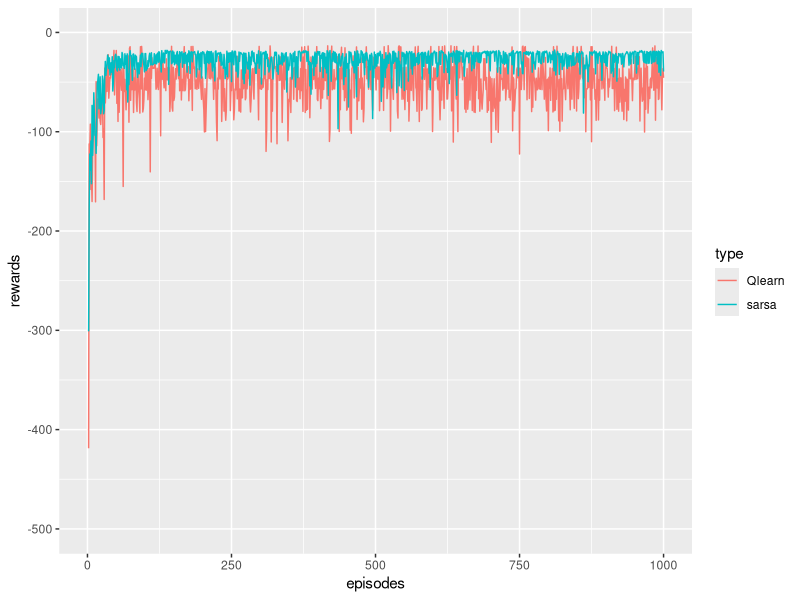

This chart was generated by the following R code:
#cliff walking example for both Qlearning and SASAR
# world height
WORLD_HEIGHT = 4

# world width
WORLD_WIDTH = 12

# probability for exploration
EPSILON = 0.1

# step size
ALPHA = 0.5

# gamma for Q-Learning and Expected Sarsa
GAMMA = 1

# all possible actions
ACTION_UP = 1
ACTION_DOWN = 2
ACTION_LEFT = 3
ACTION_RIGHT = 4
ACTIONS = c(ACTION_UP, ACTION_DOWN, ACTION_LEFT, ACTION_RIGHT)
# initial state action pair values
START = c(4, 1)
GOAL = c(4, 12)
step <- function(state,action){
  i=state[1]
  j=state[2]
  if(action==ACTION_UP){
    next_state = c(max(i - 1, 1), j)
  } else if(action == ACTION_LEFT){
    next_state = c(i, max(j - 1, 1))
  } else if(action == ACTION_RIGHT){
    next_state = c(i, min(j + 1, WORLD_WIDTH))
  } else if(action == ACTION_DOWN){
    next_state = c(min(i + 1, WORLD_HEIGHT), j)
  } else {
    print('invalid action values')
  }
  reward=-1
  if((action == ACTION_DOWN & i == 3 & j>1 &j< 12) |
     (action == ACTION_RIGHT & state[1] == START[1]&state[2] == START[2])){
    reward=-100;
    next_state=START
  }
  return(list(next_state=next_state,
              reward=reward))
}
# choose an action based on epsilon greedy algorithm
choose_action <- function(state, q_value){
  if(rbinom(1,1,prob=EPSILON)==1){
    return(sample(x=ACTIONS,size=1))
  } else{
    values_ = q_value[state[1], state[2],]
    return(ifelse(sum(values_==max(values_))>1,
                  sample(x=ACTIONS[values_==max(values_)],size = 1),
                  ACTIONS[values_==max(values_)]))
  }
}
#test with an example
state=c(3,2)
q_value=sample(1:24,WORLD_HEIGHT*WORLD_WIDTH*length(ACTIONS),replace = T)
dim(q_value)=c(WORLD_HEIGHT,WORLD_WIDTH,length(ACTIONS))
action_choose <- NULL
for (i in 1:1000) {
  action_choose <- c(action_choose,
                     choose_action(state,q_value))
}
table(action_choose)/1000#appears correct with several sample test
# an episode with Sarsa
# @q_value: values for state action pair, will be updated
# @expected: if True, will use expected Sarsa algorithm
# @step_size: step size for updating
# @return: total rewards within this episode
sarsa <- function(q_value, expected=FALSE, step_size=ALPHA){
  state = START
  action = choose_action(state, q_value)
  rewards = 0.0
  while (state[1]!=GOAL[1]|state[2]!=GOAL[2]) {
    next_state = step(state, action)$next_state
    reward =  step(state, action)$reward
    next_action = choose_action(next_state, q_value)
    rewards = rewards + reward
    if(!expected){
      target = q_value[next_state[1], next_state[2], next_action]
    } else{
      # calculate the expected value of new state
      target = 0.0
      q_next = q_value[next_state[1], next_state[2], ]
      best_actions = ACTIONS[q_next == max(q_next)]
      for (action in ACTIONS) {
        if(action %in% best_actions){
          target = target + ((1.0 - EPSILON) / length(best_actions) + EPSILON / length(ACTIONS)) * q_value[next_state[1], next_state[2], action]
        }else{
          target = target + EPSILON / length(ACTIONS) * q_value[next_state[1], next_state[2], action]
        }
      }
    }
    target = target*GAMMA
    q_value[state[1], state[2], action] = q_value[state[1], state[2], action] +
      step_size * (reward + target - q_value[state[1], state[2], action])
    state = next_state
    action = next_action
  }
  return(list(rewards=rewards,q_value=q_value))
}
# an episode with Q-Learning
# @q_value: values for state action pair, will be updated
# @step_size: step size for updating
# @return: total rewards within this episode
q_learning <- function(q_value, step_size=ALPHA){
  state = START
  rewards = 0.0
  while (state[1]!=GOAL[1]|state[2]!=GOAL[2]) {
    action = choose_action(state, q_value)
    next_state = step(state, action)$next_state;
    reward = step(state, action)$reward;
    rewards = rewards + reward;
    # Q-Learning update
    q_value[state[1], state[2], action] = q_value[state[1], state[2], action] +
      step_size * (reward + GAMMA * 
                     max(q_value[next_state[1],next_state[2], ]) -
        q_value[state[1], state[2], action])
    state = next_state
  }
  return(list(rewards=rewards,q_value=q_value))
}
#initilize the q table value and run a Q-learn and SARSA
q_value <- rep(0,WORLD_HEIGHT*WORLD_WIDTH*length(ACTIONS))
dim(q_value) <- c(WORLD_HEIGHT,WORLD_WIDTH,length(ACTIONS))
QLearnValue <- q_learning(q_value)$q_value
QsarsaValue <- sarsa(q_value)$q_value
# print optimal policy
print_optimal_policy <- function(q_value){
  optimal_policy =NULL
  for (i in 1:WORLD_HEIGHT) {
    for (j in 1:WORLD_WIDTH) {
      if(i==GOAL[1]&j==GOAL[2]){
        optimal_policy<- c(optimal_policy,'G')
      } else{
        bestAction = ACTIONS[q_value[i, j, ]==max(q_value[i, j, ])]
        if(bestAction == ACTION_UP){
          optimal_policy<- c(optimal_policy,'U')
        } else if(bestAction == ACTION_DOWN){
          optimal_policy<- c(optimal_policy,'D')
        } else if(bestAction == ACTION_LEFT){
          optimal_policy<- c(optimal_policy,'L')
        } else if(bestAction == ACTION_RIGHT){
          optimal_policy<- c(optimal_policy,'R')
        }
      }
    }
  }
  optimal_policy <- matrix(optimal_policy,
                           ncol = WORLD_WIDTH,byrow = T)
  print(optimal_policy)
}
#solution to several equal optimal actions (seems not necessary)
print_optimal_policy <- function(q_value){
  optimal_policy =NULL
  for (i in 1:WORLD_HEIGHT) {
    for (j in 1:WORLD_WIDTH) {
      if(i==GOAL[1]&j==GOAL[2]){
        optimal_policy<- c(optimal_policy,'G')
      } else{
        bestAction = ACTIONS[q_value[i, j, ]==max(q_value[i, j, ])]
        optimal_policy <- c(optimal_policy,
                            paste(as.character(bestAction),
                                                 collapse = ''))
        optimal_policy <- gsub("1", "U", optimal_policy)
        optimal_policy <- gsub("2", "D", optimal_policy)
        optimal_policy <- gsub("3", "L", optimal_policy)
        optimal_policy <- gsub("4", "R", optimal_policy)
      }
    }
  }
  optimal_policy <- matrix(optimal_policy,
                           ncol = WORLD_WIDTH,byrow = T)
  print(optimal_policy)
}
print_optimal_policy(q_value = QLearnValue)
#to draw a figure for the changes in returns for each episode for SARSA and Qlearning
# episodes of each run
episodes = 1000

# perform 40 independent runs
runs = 10

rewards_sarsa = rep(0,episodes)
rewards_q_learning = rep(0,episodes)
pb = txtProgressBar(min = 0, max = runs, initial = 0) 
stepi = 0
#CAUTION: this for loop takes a long time(2 days)!!!!!!
for (r in 1:runs) {
  q_sarsa=rep(0,WORLD_HEIGHT*WORLD_WIDTH*length(ACTIONS))
  dim(q_sarsa)=c(WORLD_HEIGHT,WORLD_WIDTH,length(ACTIONS))
  q_q_learning = rep(0,WORLD_HEIGHT*WORLD_WIDTH*length(ACTIONS))
  dim(q_q_learning)=c(WORLD_HEIGHT,WORLD_WIDTH,length(ACTIONS))
  for (i in 1:episodes) {
    # cut off the value by -100 to draw the figure more elegantly
    #rewards_sarsa[i] = rewards_sarsa[i] + max(sarsa(q_sarsa), -100)
    #rewards_q_learning[i] = rewards_q_learning[i] + max(q_learning(q_q_learning), -100)
    rewards_sarsa[i] = rewards_sarsa[i] + sarsa(q_sarsa)$rewards
    rewards_q_learning[i] = rewards_q_learning[i] + q_learning(q_q_learning)$rewards
    q_sarsa <- sarsa(q_sarsa)$q_value#update the Q-table
    q_q_learning <- q_learning(q_q_learning)$q_value
  }
  stepi = stepi + 1
  setTxtProgressBar(pb,stepi)
}
# averaging over independent runs
rewards_sarsa = rewards_sarsa /runs
rewards_q_learning = rewards_q_learning /runs
dtRewards <- data.frame(rewards=c(rewards_sarsa,rewards_q_learning),
                        type=c(rep('sarsa',episodes),rep('Qlearn',episodes)),
                        episodes=c(1:episodes,1:episodes))
library(ggplot2)
ggplot2::ggplot(dtRewards,aes(x=episodes,y=rewards,color=type))+
  geom_line()+
  scale_y_continuous(limits = c(-500, 0))
  
print_optimal_policy(q_sarsa)
print_optimal_policy(q_q_learning)
